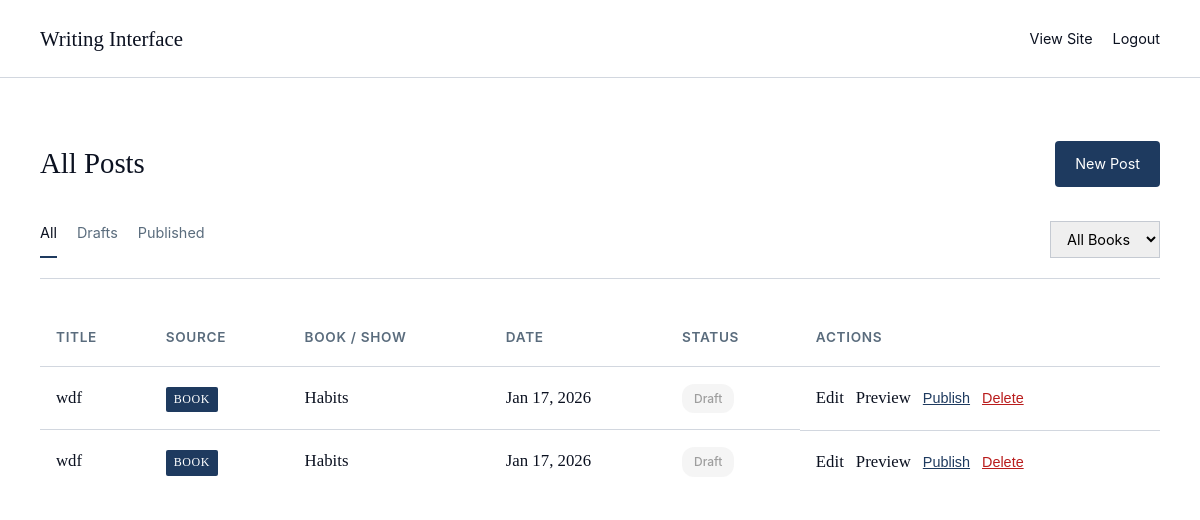
The page /write/ (signed in) on the database as committed earlier.
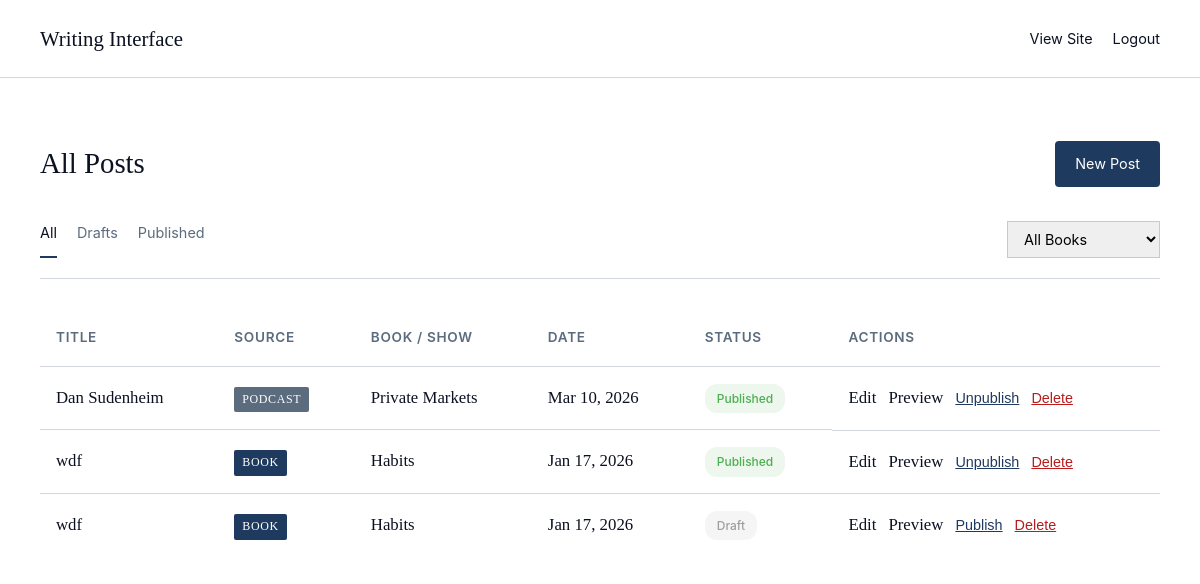
The same page on the database as committed later.
### blog/models.py (models this page shows, shortened)
class Post(models.Model):
    title = models.CharField(max_length=300)
    slug = models.SlugField(unique=True, blank=True, max_length=300)
    author = models.ForeignKey(
        Author, on_delete=models.CASCADE, related_name='posts', null=True, blank=True
    )
    book = models.ForeignKey(Book, on_delete=models.CASCADE, related_name='posts')
    series_order = models.IntegerField(
        null=True,
        blank=True,
        help_text="Chapter or episode number within the book/podcast series.",
    )
    publish_date = models.DateField()
    points = models.JSONField(default=list)  # List of dicts: [{"title": "...", "text": "..."}]
    commentary = models.TextField()
    guests = models.ManyToManyField(Guest, related_name='posts', blank=True)
    tags = models.ManyToManyField(Tag, related_name='posts', blank=True)
    is_published = models.BooleanField(default=False)
    is_draft = models.BooleanField(default=True)
    created_at = models.DateTimeField(auto_now_add=True)
    updated_at = models.DateTimeField(auto_now=True)
    class Meta:
        ordering = ['-publish_date']

class Book(models.Model):
    SOURCE_TYPES = [
        ('book', 'Book'),
        ('podcast', 'Podcast'),
        ('essay', 'Essay'),
        ('other', 'Other')
    ]
    STATUS_CHOICES = [
        ('in_progress', 'In Progress'),
        ('up_next', 'Up Next'),
        ('complete', 'Complete'),
    ]
    title = models.CharField(max_length=300)
    slug = models.SlugField(unique=True, blank=True, max_length=300)
    author = models.ForeignKey(
        Author, on_delete=models.CASCADE, related_name='books', null=True, blank=True
    )
    description = models.TextField(blank=True)  # Italic description for series page
    source_type = models.CharField(max_length=50, choices=SOURCE_TYPES, default='book')
    is_series = models.BooleanField(default=False)  # Can have multiple posts
    status = models.CharField(max_length=20, choices=STATUS_CHOICES, default='in_progress')
    created_at = models.DateTimeField(auto_now_add=True)
    class Meta:
        ordering = ['title']

### blog/views.py (the view)
# urls.py: path('write/', views.write_dashboard, name='write_dashboard'),
@superuser_required
def write_dashboard(request):
    posts = Post.objects.all().order_by('-updated_at')
    filter_type = request.GET.get('filter', 'all')
    book_filter = request.GET.get('book')
    if filter_type == 'drafts':
        posts = posts.filter(is_draft=True)
    elif filter_type == 'published':
        posts = posts.filter(is_published=True)
    if book_filter:
        posts = posts.filter(book__slug=book_filter)
    books = Book.objects.all().order_by('title')
    context = {
        'posts': posts,
        'books': books,
        'filter_type': filter_type,
        'book_filter': book_filter,
    }
    return render(request, 'blog/write/dashboard.html', context)

### blog/views.py (called while the page is built)
def superuser_required(view_func):
    @wraps(view_func)
    def _wrapped_view(request, *args, **kwargs):
        if not request.user.is_authenticated:
            return redirect('write_login')
        if not request.user.is_superuser:
            return HttpResponseForbidden("Access denied. Only superusers can access this page.")
        return view_func(request, *args, **kwargs)
    return _wrapped_view

### blog/templates/blog/write/dashboard.html (shortened to what this page needs)
{% extends 'blog/write/base_write.html' %}
{% block content %}
<div class="write-dashboard">
    <div class="dashboard-header">
        <h2>All Posts</h2>
        <a href="{% url 'post_editor_new' %}" class="btn btn-primary">New Post</a>
    </div>
    <div class="dashboard-filters">
        <div class="filter-tabs">
            <a href="?filter=all" class="tab {% if filter_type == 'all' %}active{% endif %}">All</a>
            <a href="?filter=drafts" class="tab {% if filter_type == 'drafts' %}active{% endif %}">Drafts</a>
            <a href="?filter=published" class="tab {% if filter_type == 'published' %}active{% endif %}">Published</a>
        </div>
        <div class="book-filter">
            <select onchange="window.location.href='?filter={{ filter_type }}&book=' + this.value">
                <option value="">All Books</option>
            </select>
        </div>
    </div>
    <div class="posts-table">
        <table>
            <thead>
                <tr>
                    <th>Title</th>
                    <th>Source</th>
                    <th>Book / Show</th>
                    <th>Date</th>
                    <th>Status</th>
                    <th>Actions</th>
                </tr>
            </thead>
            <tbody>
                {% for post in posts %}
                <tr>
                    <td>
                        <a href="{% url 'post_editor' post.id %}">{{ post.title|default:"Untitled" }}</a>
                    </td>
                    <td><span class="source-type-badge {{ post.book.source_type }}">{{ post.book.get_source_type_display }}</span></td>
                    <td>{{ post.book.title }}</td>
                    <td>{{ post.publish_date|date:"M d, Y" }}</td>
                    <td>
                        {% if post.is_published %}
                        <span class="status-badge published">Published</span>
                        {% else %}
                        <span class="status-badge draft">Draft</span>
                        {% endif %}
                    </td>
                    <td class="actions">
                        <a href="{% url 'post_editor' post.id %}">Edit</a>
                        <a href="{% url 'post_preview' post.id %}">Preview</a>
                        {% if post.is_published %}
                        <form method="post" action="{% url 'post_unpublish' post.id %}" style="display:inline;">
                            <button type="submit" class="btn-link">Unpublish</button>
                        </form>
                        {% else %}
                        <form method="post" action="{% url 'post_publish' post.id %}" style="display:inline;">
                            <button type="submit" class="btn-link">Publish</button>
                        </form>
                        {% endif %}
                        <form method="post" action="{% url 'post_delete' post.id %}" style="display:inline;" class="form-delete-post" onsubmit="return confirm('Delete this post? This cannot be undone.');">
                            <button type="submit" class="btn-link btn-link-danger">Delete</button>
                        </form>
                    </td>
                </tr>
                {% empty %}
                <tr>
                    <td colspan="6" class="empty-state">No posts yet. <a href="{% url 'post_editor_new' %}">Create your first post</a></td>
                </tr>
                {% endfor %}
            </tbody>
        </table>
    </div>
</div>
{% endblock %}

### blog/templates/blog/write/base_write.html (shortened to what this page needs)
<!DOCTYPE html>
<html lang="en">
<head>
    {% load static %}
    <link rel="stylesheet" href="{% static 'blog/css/style.css' %}">
</head>
<body class="write-interface">
    <header class="write-header">
        <div class="write-header-content">
            <h1><a href="{% url 'write_dashboard' %}">Writing Interface</a></h1>
            <nav>
                <a href="{% url 'home' %}">View Site</a>
                <a href="{% url 'logout' %}">Logout</a>
            </nav>
        </div>
    </header>
    <main class="write-main">
        {% block content %}{% endblock %}
    </main>
</body>
</html>

### blog/static/blog/css/style.css (style rules this page uses)
:root { --bg-color: #ffffff; --text-color: #0b1120; --accent-color: #1e3a5f; --accent-hover: #0f2942; --meta-color: #5a6c7d; --date-color: #3d4f5f; --border-color: rgba(30, 58, 95, 0.2); }
* { margin: 0; padding: 0; box-sizing: border-box; }
body { font-family: Georgia, Garamond, serif; background-color: var(--bg-color); color: var(--text-color); line-height: 1.8; font-size: 1.05rem; }
.tab { font-family: -apple-system, BlinkMacSystemFont, sans-serif; font-size: 0.9rem; color: var(--meta-color); text-decoration: none; padding-bottom: 10px; border-bottom: 2px solid transparent; transition: all 0.2s; }
.tab.active, .tab:hover { color: var(--text-color); border-bottom-color: var(--accent-color); }
.write-interface { background: var(--bg-color); }
.write-header { background: white; border-bottom: 1px solid var(--border-color); padding: 20px 0; margin-bottom: 40px; }
.write-header-content { max-width: 1200px; margin: 0 auto; padding: 0 40px; display: flex; justify-content: space-between; align-items: center; }
.write-header h1 { font-size: 1.3rem; font-weight: normal; }
.write-header h1 a { color: var(--text-color); text-decoration: none; }
.write-header nav { display: flex; gap: 20px; font-family: -apple-system, BlinkMacSystemFont, sans-serif; font-size: 0.9rem; }
.write-header nav a { color: var(--text-color); text-decoration: none; }
.write-main { max-width: 1200px; margin: 0 auto; padding: 0 40px; }
.write-dashboard { padding: 20px 0; }
.dashboard-header { display: flex; justify-content: space-between; align-items: center; margin-bottom: 30px; }
.dashboard-header h2 { font-size: 1.8rem; font-weight: normal; }
.dashboard-filters { display: flex; justify-content: space-between; align-items: center; margin-bottom: 30px; padding-bottom: 20px; border-bottom: 1px solid var(--border-color); }
.filter-tabs { display: flex; gap: 20px; }
.book-filter select { padding: 8px 12px; border: 1px solid var(--border-color); font-family: -apple-system, BlinkMacSystemFont, sans-serif; font-size: 0.9rem; }
.posts-table { background: white; border-radius: 4px; overflow: hidden; }
.posts-table table { width: 100%; border-collapse: collapse; }
.posts-table th { text-align: left; padding: 16px; background: var(--bg-color); font-family: -apple-system, BlinkMacSystemFont, sans-serif; font-size: 0.85rem; text-transform: uppercase; letter-spacing: 0.05em; font-weight: 600; color: var(--meta-color); }
.posts-table td { padding: 16px; border-top: 1px solid var(--border-color); }
.posts-table td a { color: var(--text-color); text-decoration: none; }
.status-badge { display: inline-block; padding: 4px 12px; border-radius: 12px; font-size: 0.75rem; font-family: -apple-system, BlinkMacSystemFont, sans-serif; font-weight: 500; }
.status-badge.published { background: rgba(76, 175, 80, 0.1); color: #4caf50; }
.status-badge.draft { background: rgba(158, 158, 158, 0.1); color: #9e9e9e; }
.source-type-badge { display: inline-block; padding: 2px 8px; font-size: 0.75rem; text-transform: uppercase; letter-spacing: 0.05em; border-radius: 2px; background: var(--accent-color); color: white; }
.source-type-badge.podcast { background: var(--meta-color); }
.actions { display: flex; gap: 12px; }
.btn-link { background: none; border: none; color: var(--accent-color); cursor: pointer; font-size: 0.9rem; text-decoration: underline; padding: 0; }
.btn-link-danger { color: #b91c1c; }
.btn { padding: 10px 20px; border: none; border-radius: 4px; font-family: -apple-system, BlinkMacSystemFont, sans-serif; font-size: 0.9rem; cursor: pointer; transition: all 0.2s; text-decoration: none; display: inline-block; }
.btn-primary { background: var(--accent-color); color: white; }

Rows that differ between the two databases and show on the page:
added Post: title "Dan Sudenheim", book.source_type "PODCAST", book "Private Markets", publish_date "Mar 10, 2026", is_published "Published"
changed Post (number 2 of 3 on the later page): is_published "Draft Publish" → "Published Unpublish"
